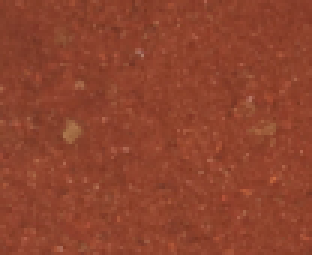
%> input picture Training samples/Most contaminated.png, 104 x 85 px (shown 3 times larger); the run also reads 1 picture not shown here
$ octave Adulteration75.m   (GNU Octave 9; MATLAB toolbox functions it lacks are replaced by stand-ins)
%> lines starting %> are read from the running program, lines starting %| are printed output that depends on the picture
% Clearing previous setups

clc
clear all
close all

% Training Images

inputImage=imread('D:\Image processing\Adulteration estimation\Training samples\Most contaminated.png');
%> inputImage is the input picture: size 85x104x3 uint8; mean R, G, B 141.9, 67.4, 45.8
MostContaminated=rgb2gray(inputImage);

inputImage=imread('D:\Image processing\Adulteration estimation\Training samples\Second most.png');
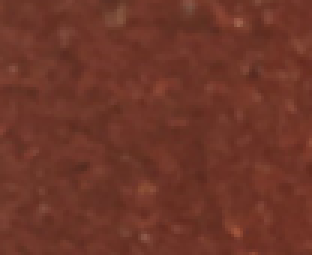
%> input picture Training samples/Second most.png, 104 x 85 px (shown 3 times larger)
%> inputImage is the input picture: size 85x104x3 uint8; mean R, G, B 110.5, 54.1, 40.9
SecondMost=rgb2gray(inputImage);

inputImage=imread('D:\Image processing\Adulteration estimation\Training samples\Third most.png');
ThirdMost=rgb2gray(inputImage);

inputImage=imread('D:\Image processing\Adulteration estimation\Training samples\Least contaminated.png');
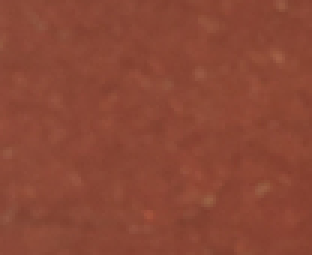
%> input picture Training samples/Least contaminated.png, 104 x 85 px (shown 3 times larger)
%> inputImage is the input picture: size 85x104x3 uint8; mean R, G, B 139, 71.4, 53.8
LeastContaminated=rgb2gray(inputImage);

% Test Images

f=imread('D:\Image processing\Adulteration estimation\Test samples\Brick.png');
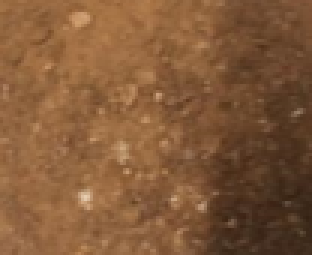
%> input picture Test samples/Brick.png, 104 x 85 px (shown 3 times larger)
%> f is the input picture: size 85x104x3 uint8; mean R, G, B 130.3, 89.7, 56.9
PureBrick=rgb2gray(f);

d=imread('D:\Image processing\Adulteration estimation\Test samples\Chilly.png');
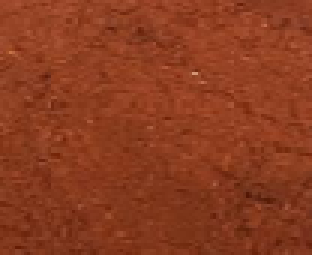
%> input picture Test samples/Chilly.png, 104 x 85 px (shown 3 times larger)
%> d is the input picture: size 85x104x3 uint8; mean R, G, B 138.7, 60.2, 31.9
PureChilly=rgb2gray(d);

% Creating permuted image

PermutedImage=PureChilly;
num=numel(PureBrick);
%> num = 8840
b1=PureBrick(randperm(num, 6630));  %adding the adulterants to the pure chilly powder
b3=randperm(85,63);

k=1;
for i=1:104:6552
   %disp(i);
    PermutedImage(b3(k),:)=b1(1,i:i+103);
   %disp(i+103);
    k=k+1;
end
%> after the loop, k = 64
ct=0;
for i=1:6552
    for k=1:length(b3)
        if(b3(k)~=i)
            ct=1;
        else
            ct=0;
            break;
        end
    end
    if(ct==1)
        PermutedImage(i,21:98)=b1(1,6553:6630);
        break;
    end
end
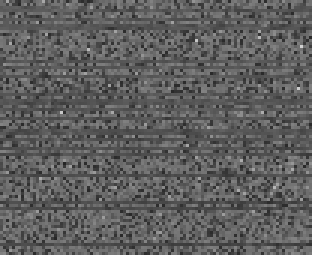
%> PermutedImage: size 85x104 uint8 (shown 3 times larger); min 37, max 209, mean 94.1
%> after the loop, ct = 1

% Comparison with pure chilly

[ssimval1, ssimmap1] = ssim(PermutedImage,PureChilly);
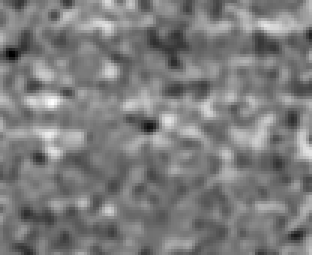
%> ssimmap1: size 85x104 double (shown 3 times larger); min -0.353, max 0.665, mean 0.145; drawn with min black and max white
%> ssimval1 = 0.145
fprintf('The SSIM value 10 percent software contamination with pure chilly powder is %0.4f.\n\n',ssimval1);
%| The SSIM value 10 percent software contamination with pure chilly powder is 0.1452.

% Comparison with pure brick

[ssimval2, ssimmap2] = ssim(PermutedImage,PureBrick);
%> ssimval2 = 0.107
fprintf('The SSIM value 10 percent software contamination with pure brick powder is %0.4f.\n\n',ssimval2);
%| The SSIM value 10 percent software contamination with pure brick powder is 0.1069.


% Comparison with 10% software contaminated sample.

[ssimval2, ssimmap2] = ssim(PermutedImage,LeastContaminated);
%> ssimval2 = 0.115
fprintf('The SSIM value 10 percent software contamination with unknown test sample (Least contaminated) is %0.4f.\n',ssimval2);
%| The SSIM value 10 percent software contamination with unknown test sample (Least contaminated) is 0.1151.

[ssimval2, ssimmap2] = ssim(PermutedImage,SecondMost);
%> ssimval2 = 0.108
fprintf('The SSIM value 10 percent software contamination with unknown test sample (second most) is %0.4f.\n',ssimval2);
%| The SSIM value 10 percent software contamination with unknown test sample (second most) is 0.1083.

[ssimval2, ssimmap2] = ssim(PermutedImage,ThirdMost);
%> ssimval2 = 0.111
fprintf('The SSIM value 10 percent software contamination with unknown test sample (third most) is %0.4f.\n',ssimval2);
%| The SSIM value 10 percent software contamination with unknown test sample (third most) is 0.1108.

[ssimval2, ssimmap2] = ssim(PermutedImage,MostContaminated);
%> ssimval2 = 0.109
fprintf('The SSIM value 10 percent software contamination with unknown test sample (most contaminated) is %0.4f.\n\n',ssimval2);
%| The SSIM value 10 percent software contamination with unknown test sample (most contaminated) is 0.1088.

% Comparison with pure brick sample

[ssimval2, ssimmap2] = ssim(PureBrick,LeastContaminated);
%> ssimval2 = 0.521
fprintf('The SSIM value pure brick powder with the test sample (Least contaminated) is %0.4f.\n',ssimval2);
%| The SSIM value pure brick powder with the test sample (Least contaminated) is 0.5215.

[ssimval2, ssimmap2] = ssim(PureBrick,ThirdMost);
%> ssimval2 = 0.499
fprintf('The SSIM value pure brick powder with the test sample (Third most) is %0.4f.\n',ssimval2);
%| The SSIM value pure brick powder with the test sample (Third most) is 0.4990.

[ssimval2, ssimmap2] = ssim(PureBrick,SecondMost);
%> ssimval2 = 0.452
fprintf('The SSIM value pure brick powder with the test sample (Second most) is %0.4f.\n',ssimval2);
%| The SSIM value pure brick powder with the test sample (Second most) is 0.4522.

[ssimval2, ssimmap2] = ssim(PureBrick,MostContaminated);
%> ssimval2 = 0.423
fprintf('The SSIM value pure brick powder with the test sample (Most contaminated) is %0.4f.\n\n',ssimval2);
%| The SSIM value pure brick powder with the test sample (Most contaminated) is 0.4232.

% Comparision with Pure chilly sample

[ssimval2, ssimmap2] = ssim(PureChilly,LeastContaminated);
%> ssimval2 = 0.559
fprintf('The SSIM value pure chilly powder with the test sample (Least contaminated) is %0.4f.\n',ssimval2);
%| The SSIM value pure chilly powder with the test sample (Least contaminated) is 0.5585.

[ssimval2, ssimmap2] = ssim(PureChilly,ThirdMost);
%> ssimval2 = 0.561
fprintf('The SSIM value pure chilly powder with the test sample (Third most) is %0.4f.\n',ssimval2);
%| The SSIM value pure chilly powder with the test sample (Third most) is 0.5611.

[ssimval2, ssimmap2] = ssim(PureChilly,SecondMost);
%> ssimval2 = 0.511
fprintf('The SSIM value pure chilly powder with the test sample (Second most) is %0.4f.\n',ssimval2);
%| The SSIM value pure chilly powder with the test sample (Second most) is 0.5106.

[ssimval2, ssimmap2] = ssim(PureChilly,MostContaminated);
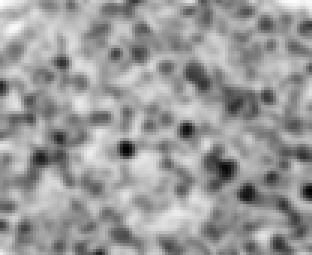
%> ssimmap2: size 85x104 double (shown 3 times larger); min -0.228, max 0.896, mean 0.454; drawn with min black and max white
%> ssimval2 = 0.454
fprintf('The SSIM value pure chilly powder with the test sample (Most contaminated) is %0.4f.\n',ssimval2);
%| The SSIM value pure chilly powder with the test sample (Most contaminated) is 0.4538.
